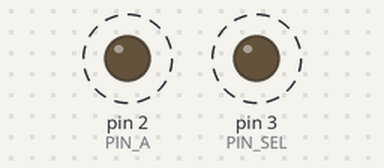
Bench run of a sketch on a simulated Arduino Uno, built with avr-gcc and run on an emulated ATmega328P. On the bench: output pins drawn as LEDs (lit = HIGH). Dashed ring = blinking.

Above: at 0.2 s.
Timing chart, 0 to 4.6 s (numbered marks = the images above):
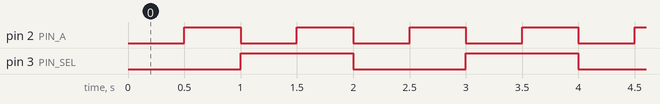

The sketch:

DEMUX.ino
```cpp
/*

  DEMUX Gate with NAND Logic

  For info and circuit diagrams see https://github.com/tardate/LittleArduinoProjects/tree/main/Electronics101/NandLogic/DEMUX

 */

const int PIN_A = 2;
const int PIN_SEL = 3;
const int DELAY = 500;


/*
 * Command: one-time setup
 */
void setup() {
  pinMode(PIN_A, OUTPUT);
  pinMode(PIN_SEL, OUTPUT);
}


/*
 * Command: main loop
 */
void loop() {
  for (uint8_t input = 0; input < 4; input++) {
    digitalWrite(PIN_A, input & 0b01);
    digitalWrite(PIN_SEL, input >> 1 & 0b01);
    delay(DELAY);
  }
}
```

Measured:
- by itself, pin 2 (PIN_A): alternates HIGH for 0.50 s and LOW for 0.50 s
- by itself, pin 3 (PIN_SEL): alternates HIGH for 1.0 s and LOW for 1.0 s
- by itself, everything shown: repeats every 2.0 s, in 4 steps
